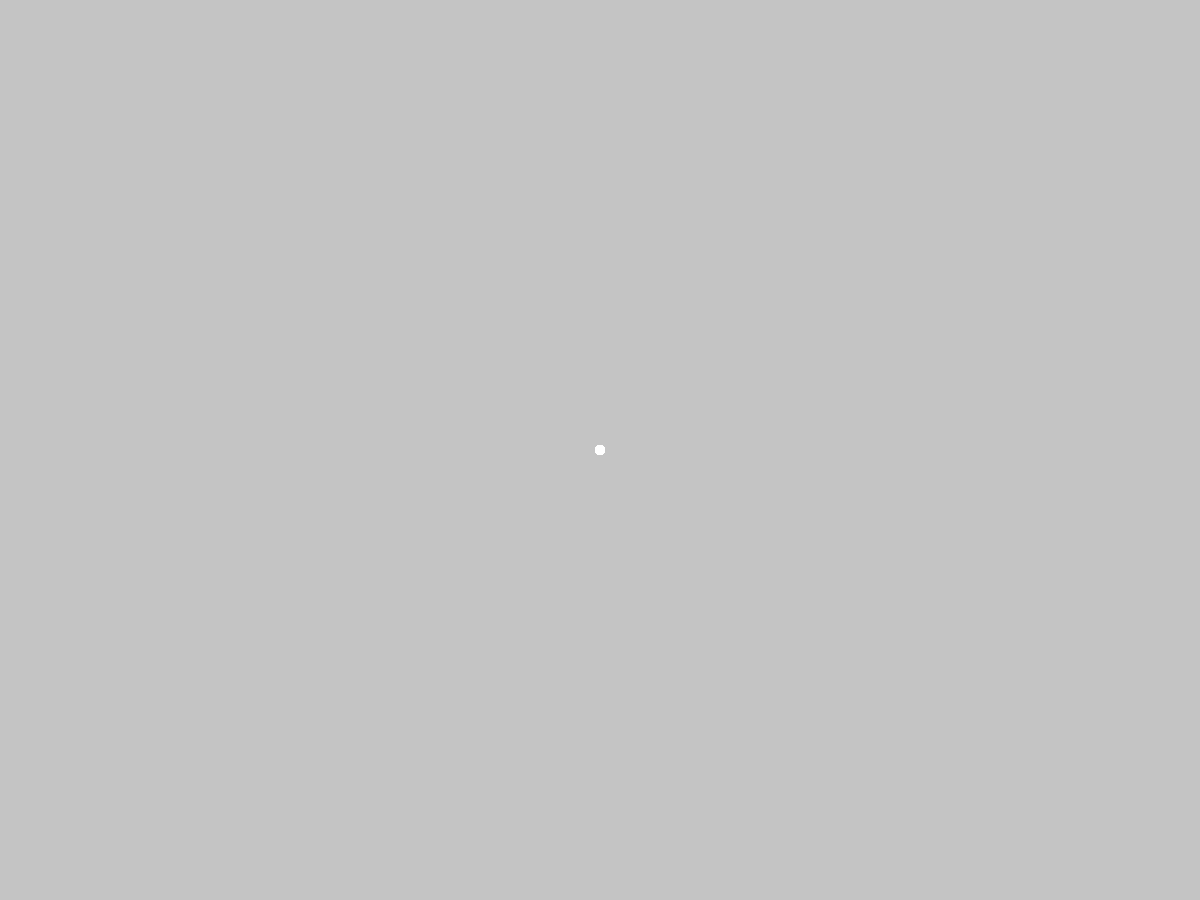
Frame 1 (no input)
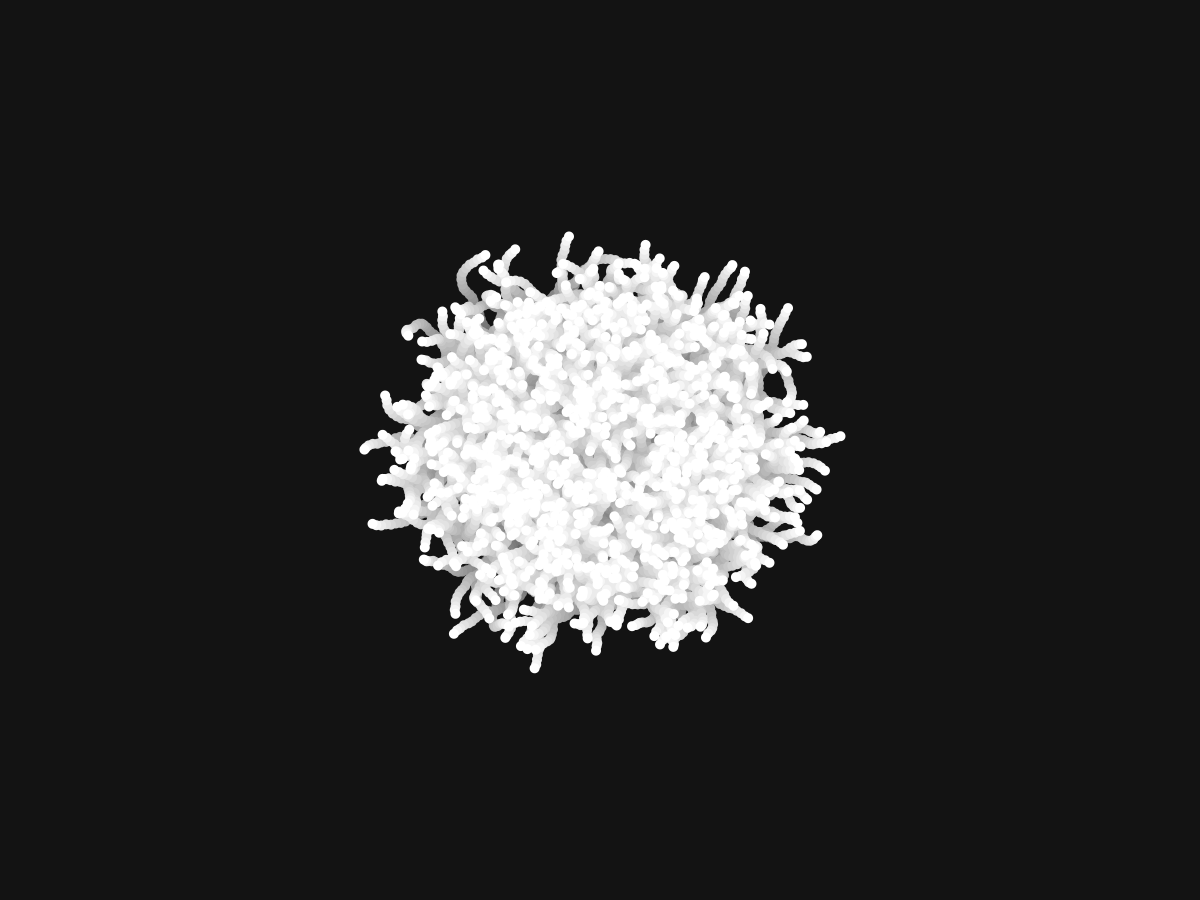
Frame 60 (the mouse pressed at the canvas centre just before this capture)
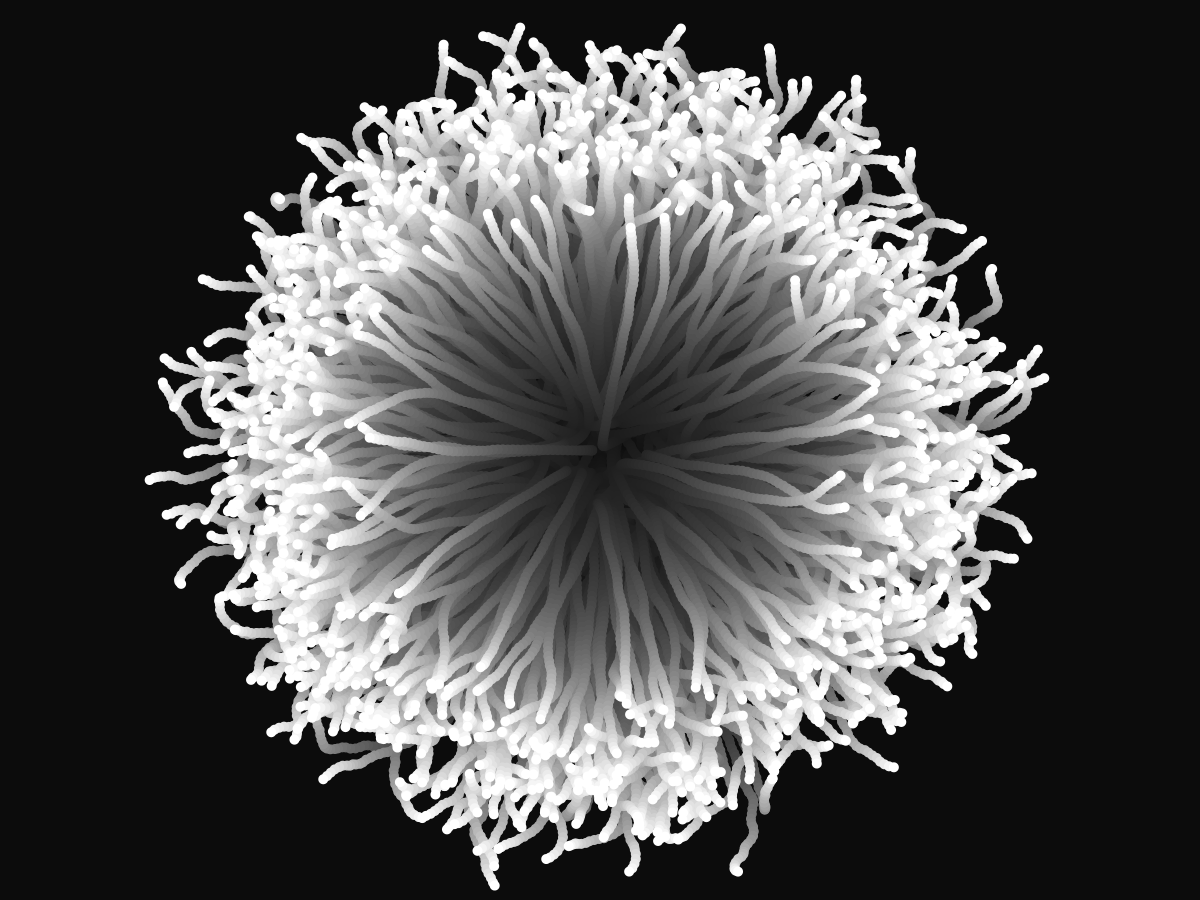
Frame 120 (the mouse held since frame 60 and released just before this capture)

The Processing sketch that drew these frames (run headless with seeded random() and noise(); from frame 60 on, the mouse is pressed at the canvas centre):

// Processing sketch: mover_mar7
// ── mover_mar7.pde
int nMover = 1000;
Mover[] m = new Mover[nMover];

void setup()
{
  size(1200,900);
  for( int i = 0; i < nMover; i = i + 1)
  {
    m[i] = new Mover(width/2,height/2);
  }
}

void draw()
{
  noStroke();
  fill(0,0,0,10);
  rect(0,0,width,height);
  fill(255);
  for(int i = 0; i < nMover; i = i + 1)
   {
    m[i].display();
    m[i].update();
    m[i].check();
   }
}

// ── class.pde
class Mover
{
  PVector location = new PVector(0,0);
  PVector velocity = new PVector(0,0);
  PVector acceleration = new PVector(0,0);
  float topspeed = 5;
  
  Mover(float _x, float _y)
  {
    this.location.x = _x;
    this.location.y = _y;
    this.acceleration.x = -0.001;
    this.acceleration.y = -0.01;
  }
  
  void display()
  {
    fill(255);
    circle(this.location.x, this.location.y,10);
  }
  
  void update()
  {
    PVector mouse = new PVector(mouseX,mouseY);
    PVector dir1 = PVector.sub(mouse,location);
    dir1.normalize();
    dir1.rotate(radians(180));
    
    PVector dir2 = PVector.random2D();
    dir2.normalize();
    dir2.mult(3);
    
    float sliderValue = PVector.sub(mouse,location).mag()/400.0;
    if(sliderValue > 1) sliderValue = 1.0;
    PVector dir = PVector .lerp(dir1,dir2,sliderValue);
    
    this.acceleration = dir.mult(0.5);
    
    
    
    
    this.velocity.add(this.acceleration);
    this.velocity.limit(topspeed);
    this.location.add(this.velocity);
  }
  
  void check()
  {
    if(this.location.x < 0 || this.location.x > width)  this.velocity.x = this.velocity.x * (-1);
    if(this.location.y < 0 || this.location.y > height)  this.velocity.y = this.velocity.y * (-1);
    /*if(this.location.x < 0)  this.location.x = width;
    if(this.location.x > width) this.location.x = 0;
    if(this.location.y < 0) this.location.y = height;
    if(this.location.y > height) this.location.y = 0;*/
  }
}
